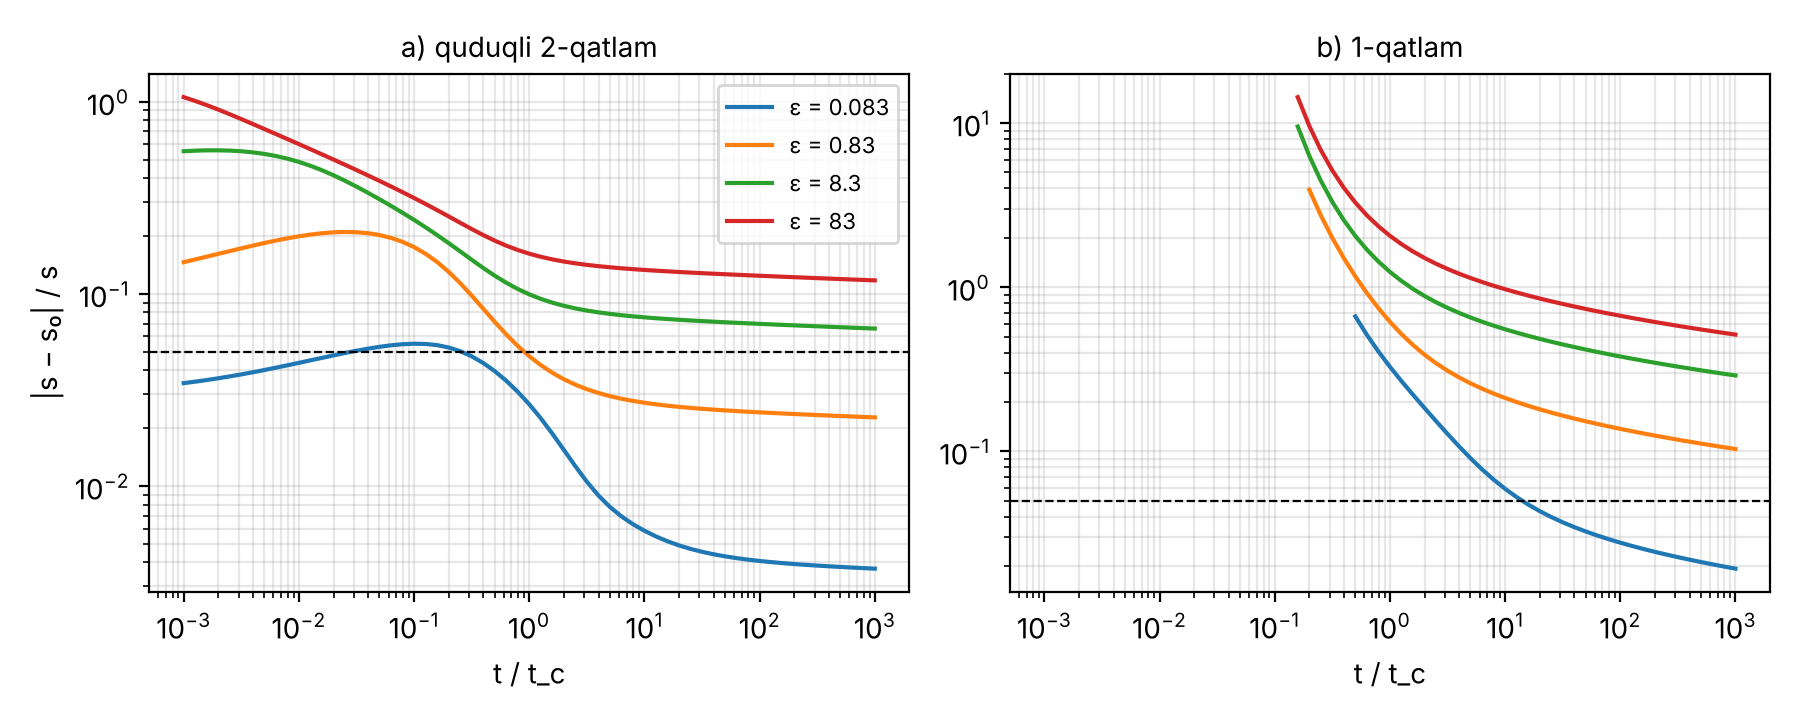

The script that saved this image:
"""2-tajriba: sig'imli va sig'imsiz ajratuvchili modellar farqi.
Bir jinsli uch qatlam, o'rta qatlamda quduq, Laplas sohasidagi etalon.
Farq ikki o'lchamsiz parametrga bog'liq: t/t_c va eps = S'/sum(S_k)."""
import json
import numpy as np
import matplotlib
matplotlib.use("Agg")
import matplotlib.pyplot as plt
from masala1 import etalon

T = [200.0, 100.0, 300.0]; S0 = np.array([2e-4, 1e-4, 3e-4])
Kv = [1e-3, 1e-3]; bq = [5.0, 5.0]; Q = 500.0; r = 30.0; Ss = 1e-4
tc = bq[0] ** 2 * Ss / Kv[0]
t = tc * np.logspace(-3, 3, 61)
nat = {"tc": tc, "t_tc": (t / tc).tolist(), "holatlar": []}
fig, ax = plt.subplots(1, 2, figsize=(9, 3.6), sharex=True)
for m in (10.0, 1.0, 0.1, 0.01):
    S = S0 * m
    eps = Ss * bq[0] / S.sum()
    s1 = etalon.kop_qatlam(r, t, T, S, Kv, bq, [Ss, Ss], [0, Q, 0])
    s0 = etalon.kop_qatlam(r, t, T, S, Kv, bq, [0.0, 0.0], [0, Q, 0])
    e = np.abs(s1 - s0) / np.maximum(np.abs(s1), 1e-30)
    e[s1 < 0.01 * s1[:, [1]]] = np.nan
    nat["holatlar"].append({"eps": eps, "farq": e.tolist()})
    for a, k in zip(ax, (1, 0)):
        a.loglog(t / tc, e[:, k], label=f"ε = {eps:.2g}")
for a, sar in zip(ax, ("a) quduqli 2-qatlam", "b) 1-qatlam")):
    a.set_xlabel("t / t_c"); a.set_title(sar, fontsize=10); a.grid(alpha=.3, which="both")
    a.axhline(0.05, color="k", lw=.8, ls="--")
ax[0].set_ylabel("|s − s₀| / s"); ax[0].legend(fontsize=8)
fig.tight_layout()
fig.savefig("tajribalar/t2_tc_mezoni.png", dpi=200, metadata={"Software": None})
json.dump(nat, open("tajribalar/t2_tc_mezoni.json", "w"))
for h in nat["holatlar"]:
    e = np.array(h["farq"])
    i = np.flatnonzero(np.nan_to_num(e[:, 1]) > 0.05)
    print(f"eps={h['eps']:.3g}: 2-qatlam farqi 5% dan katta oxirgi t/tc =",
          f"{nat['t_tc'][i[-1]]:.3g}" if i.size else "yo'q")
